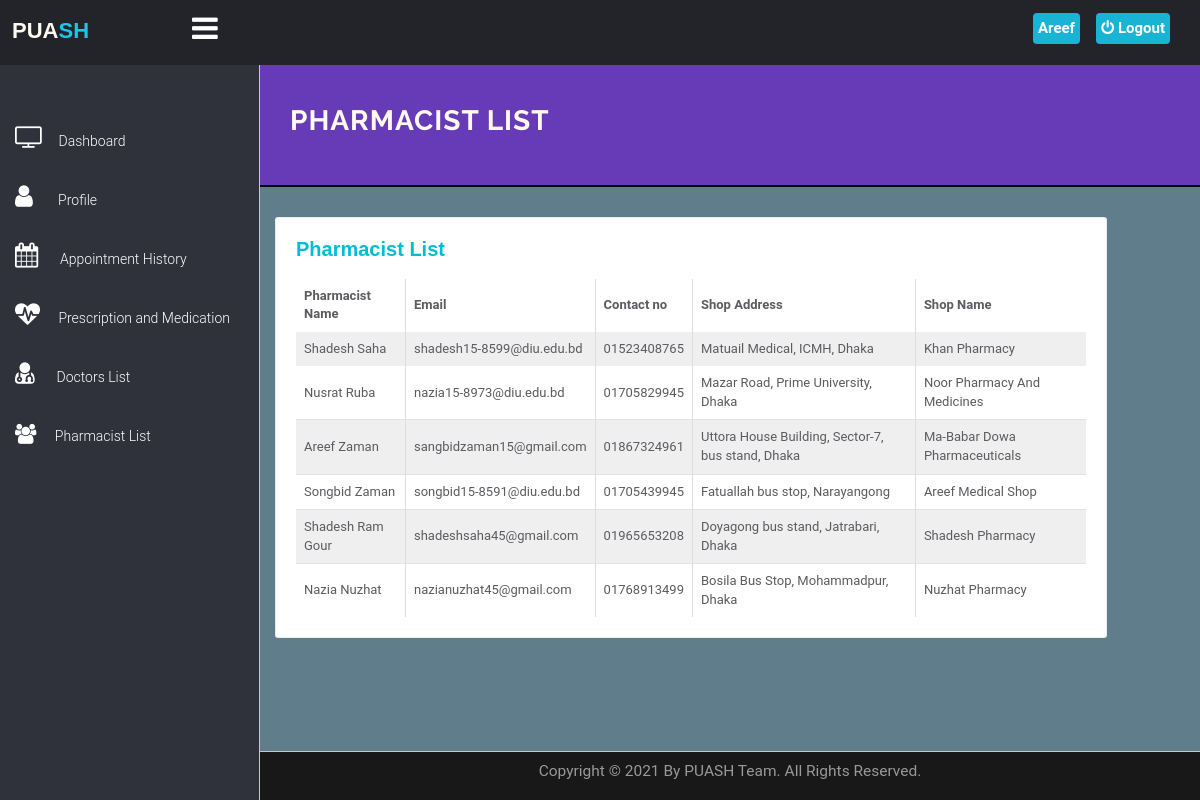
Screenshot of /PUASH/patient/pharmacistlist.php (signed in) with the database file from the repository.
### tables this page shows
CREATE TABLE `users` (
  `id` int(11) NOT NULL,
  `fullname` varchar(255) NOT NULL,
  `address` longtext NOT NULL,
  `city` varchar(255) NOT NULL,
  `gender` varchar(255) NOT NULL,
  `email` varchar(255) NOT NULL,
  `blood_group` varchar(10) NOT NULL,
  `phone` varchar(12) DEFAULT NULL,
  `password` varchar(255) NOT NULL,
  `birthdate` varchar(20) NOT NULL,
  `uniqueid` varchar(100) NOT NULL,
  `activation` varchar(100) NOT NULL DEFAULT 'inactive',
  `regDate` timestamp NOT NULL DEFAULT current_timestamp(),
  `updationDate` varchar(255) NOT NULL,
  `occupation` varchar(100) NOT NULL
);

CREATE TABLE `pharmacist` (
  `id` int(11) NOT NULL,
  `name` varchar(300) NOT NULL,
  `licence_number` varchar(100) NOT NULL,
  `email` varchar(300) NOT NULL,
  `contact` varchar(11) NOT NULL,
  `address` varchar(300) NOT NULL,
  `shop_address` varchar(255) NOT NULL,
  `shop_name` varchar(255) NOT NULL,
  `gender` varchar(30) NOT NULL,
  `birthdate` varchar(10) NOT NULL,
  `blood_group` varchar(10) NOT NULL,
  `password` varchar(300) NOT NULL,
  `token` varchar(150) NOT NULL,
  `status` varchar(80) NOT NULL DEFAULT 'inactive',
  `regdate` timestamp NOT NULL DEFAULT current_timestamp(),
  `updationDate` date NOT NULL
);

### PUASH/patient/Pharmacistlist.php (the view, shortened to what this page needs)
<?php
$output = '';
?>
<!DOCTYPE html>
<html lang="en">
	<head>
		<link rel="stylesheet" href="../../vendor/bootstrap/css/bootstrap.min.css">
		<link rel="stylesheet" href="../../vendor/fontawesome/css/font-awesome.min.css">
		<link href="../../vendor/animate.css/animate.min.css" rel="stylesheet" media="screen">
		<link href="../../vendor/perfect-scrollbar/perfect-scrollbar.min.css" rel="stylesheet" media="screen">
		<link href="../../vendor/switchery/switchery.min.css" rel="stylesheet" media="screen">
		<link href="../../vendor/bootstrap-touchspin/jquery.bootstrap-touchspin.min.css" rel="stylesheet" media="screen">
		<link href="../../vendor/select2/select2.min.css" rel="stylesheet" media="screen">
		<link href="../../vendor/bootstrap-datepicker/bootstrap-datepicker3.standalone.min.css" rel="stylesheet" media="screen">
		<link href="../../vendor/bootstrap-timepicker/bootstrap-timepicker.min.css" rel="stylesheet" media="screen">
		<link rel="stylesheet" href="../../assets/css/styles.css">
		<link rel="stylesheet" href="../../assets/css/plugins.css">
		<link rel="stylesheet" href="../../include/DataTables/DataTables-1.10.18/css/dataTables.bootstrap4.min.css">
		<link rel="stylesheet" href="../../include/DataTables/Buttons-1.5.6/css/buttons.bootstrap4.min.css">
		<link rel="stylesheet" href="https://cdnjs.cloudflare.com/ajax/libs/font-awesome/4.7.0/css/font-awesome.min.css">
		<link rel="stylesheet" href="include/sidebar-menu.css">
	</head>
	<body>
		<div id="app">
<?php include('include/sidebar-menu.php');?>
			<div class="app-content">
				<div class="main-content" >
					<div class="wrap-content container" id="container">
						<section id="page-title" style="border-bottom:2px solid black; background-color: #673AB7; margin-top:-8px;">
							<div class="row">
								<div class="col-sm-8">
									<h1 class="mainTitle" style="color: floralwhite"><b>Pharmacist list</b></h1>
                 				</div>
							</div>
						</section>
							<div class="row">
								<div class="col-md-12">
									<div class="row margin-top-30">
										<div class="col-lg-11 col-md-12">
											<div class="panel panel-white" style="padding:20px;">
													<h5 class="panel-title"><b>Pharmacist List</b></h5><br>
														<?php
															$sql = " SELECT * FROM pharmacist where status='active'";
															$result = mysqli_query($con, $sql);
															if (mysqli_num_rows($result) > 0) {
															$output .= '
															<div class="table-responsive">
																<table id="table" class="table table-striped table-bordered">
																	<thead>
																		<tr>
																			<th>Pharmacist Name</th>
																			<th>Email</th>
																			<th>Contact no</th>
																			<th>Shop Address</th>
																			<th>Shop Name</th>
																		</tr>
																	</thead>';}
														?>
																	<tbody>
																		<?php
																				while($row = mysqli_fetch_assoc($result)) {
																				$output .= '
																				<tr>
																					<td> '. $row["name"].' </td>
																					<td> '. $row["email"].' </td>
																					<td> '. $row["contact"].' </td>
																					<td> '. $row["shop_address"].' </td>
																					<td> '. $row["shop_name"].' </td>
																				</tr>';}
																								echo $output;
																		?>
																	</tbody>
															</div>
											</div>
										</div>
									</div>
								</div>
							</div>
						</div>
				</div>
			</div>
			<br><br><br><br>
	<?php include('../../include/footer.php');?>
	</body>
</html>

### PUASH/patient/include/sidebar-menu.php (shortened to what this page needs)
<!DOCTYPE html>
<html lang="en">
<head>
</head>
<body>
    <header class="navbar navbar-default navbar-static-top">
      <label for="check">
        <a href="#" class="sidebar-toggler pull-right visible-md visible-lg"  data-toggle-class="app-sidebar-closed"  data-toggle-target="#app">
          <i class="fa fa-bars" id="sidebar_btn"></i>
        </a>
      </label>
        <div class="left_area">
              <h3><a href="../../index.html"><span style="color: floralwhite !important;">PUA</span><span class="second">SH</span></a></h3>
        </div>
        <div class="right_area">
          <a href="logout.php" class="logout_btn"><i class="fa fa-power-off"></i> Logout</a>
              <a href="my-profile.php" class="mee"> <span class="username" style="color:white;">
<?php
$con = mysqli_connect("localhost", "root", "", "hms");
         $query = "select * from users where id='".$_SESSION['id']."'";
         if($result = mysqli_query($con, $query)){
             while($row = mysqli_fetch_assoc($result)){
                 $mark = explode(" ", $row["fullname"]);
                      echo $mark[0]." ";
                   }
             }
     ?>
</span></a>
        </div>
    </header>
    <div class="sidebar app-aside" id="sidebar" >
    				<div class="sidebar-container perfect-scrollbar">
    					<div class="color-layout">
    							</div>
    <nav>
      <div>
        <br>
      </div>
      <ul class="main-navigation-menu">
        <li>
          <a href="dashboard.php" class="side-content">
            <div class="item-content">
              <div class="item-media">
                <i class="fa fa-television" style="font-size:25px;"></i>
              </div>
              <div class="item-inner">
                <span class="title"> Dashboard </span>
              </div>
            </div>
          </a>
        </li>
        <li>
          <a href="my-profile.php" class="side-content">
            <div class="item-content">
              <div class="item-media">
                <i class="fa fa-user" style="font-size:25px;"></i>
              </div>
              <div class="item-inner">
                <span class="title">&nbsp;&nbsp; Profile </span>
              </div>
            </div>
          </a>
        </li>
        <li>
								<a href="appointment-history.php" class="side-content">
									<div class="item-content">
										<div class="item-media">
											<i class="fa fa-calendar" style="font-size:25px;"></i>
										</div>
										<div class="item-inner">
											<span class="title">&nbsp; Appointment History </span>
										</div>
									</div>
								</a>
							</li>
							<li>
								<a href="prescription.php" class="side-content">
									<div class="item-content">
										<div class="item-media">
											<i class="fa fa-heartbeat custom" style="font-size:25px;"></i>
										</div>
										<div class="item-inner">
											<span class="title">&nbsp;Prescription and Medication </span>
										</div>
									</div>
								</a>
							</li>
							<li>
								<a href="doctorlist.php" class="side-content">
									<div class="item-content">
										<div class="item-media">
											<i class="fa fa-user-md" style="font-size:25px;"></i>
										</div>
										<div class="item-inner">
											<span class="title">&nbsp; Doctors List</span>
										</div>
									</div>
								</a>
							</li>
							<li>
								<a href="pharmacistlist.php" class="side-content">
									<div class="item-content">
										<div class="item-media">
											<i class="fa fa-group" style="font-size:20px;"></i>
										</div>
										<div class="item-inner">
											<span class="title">&nbsp;Pharmacist List</span>
										</div>
									</div>
								</a>
							</li>
      </ul>
    </nav>
    </div>
</div>
</body>
</html>

### assets/css/plugins.css (style rules this page uses)
.perfect-scrollbar { overflow-y: hidden !important; }

### PUASH/patient/include/sidebar-menu.css (style rules this page uses)
body { margin: 0; padding: 0; font-family: "Roboto", sans-serif; }
.left_area h3 { margin-left: 1%; text-transform: uppercase; font-size: 22px; font-weight: 900; }
.left_area .second { color: #1DC4E7; }
.logout_btn { padding: 5px; background: #19B3D3; text-decoration: none; float: right; margin-top: -40px; margin-right: 30px; border-radius: 4px; font-size: 15px; font-weight: 600; color: #fff; transition: 0.5s; transition-property: background; }
.sidebar { background: #2F323A ! important; position: fixed; left: 0; width: 250px; height: 100%; transition: 0.5s; transition-property: left; }
.sidebar { transition: 0.5s; }
.main-content { transition: 0.5s; }
.sidebar a { background: #2F323A; color: #fff; display: block; width: 100%; text-decoration: none; box-sizing: border-box; transition: 0.5s; transition-property: background; line-height: 40px; }
label #sidebar_btn { z-index: 1; color: #fff; position: fixed; cursor: pointer; left: 16%; font-size: 30px; margin: 5px 0; transition: 0.6s ease-in-out; transition-property: color; }
.right_area .mee { padding: 5px; background: #19B3D3; text-decoration: none; float: right; margin-top: -40px; margin-right: 120px; border-radius: 4px; font-size: 15px; font-weight: 600; color: #fff; transition: 0.5s; transition-property: background; }

### PUASH/patient/Pharmacistlist.php (style rules this page uses)
body { padding: 0; margin: 0; background: #607d8b; }
.panel-title { color: #00BCD4 !important; font-size: 20px !important; }

### rows the page displays
users: fullname "Areef"
pharmacist: name "Shadesh Saha", email "shadesh15-8599@diu.edu.bd", contact "01523408765", shop_address "Matuail Medical, ICMH, Dhaka", shop_name "Khan Pharmacy"
pharmacist: name "Nusrat Ruba", email "nazia15-8973@diu.edu.bd", contact "01705829945", shop_address "Mazar Road, Prime University, Dhaka", shop_name "Noor Pharmacy And Medicines"
pharmacist: name "Areef Zaman", email "sangbidzaman15@gmail.com", contact "01867324961", shop_address "Uttora House Building, Sector-7, bus stand, Dhaka", shop_name "Ma-Babar Dowa Pharmaceuticals"
pharmacist: name "Songbid Zaman", email "songbid15-8591@diu.edu.bd", contact "01705439945", shop_address "Fatuallah bus stop, Narayangong", shop_name "Areef Medical Shop"
pharmacist: name "Shadesh Ram Gour", email "shadeshsaha45@gmail.com", contact "01965653208", shop_address "Doyagong bus stand, Jatrabari, Dhaka", shop_name "Shadesh Pharmacy"
pharmacist: name "Nazia Nuzhat", email "nazianuzhat45@gmail.com", contact "01768913499", shop_address "Bosila Bus Stop, Mohammadpur, Dhaka", shop_name "Nuzhat Pharmacy"
